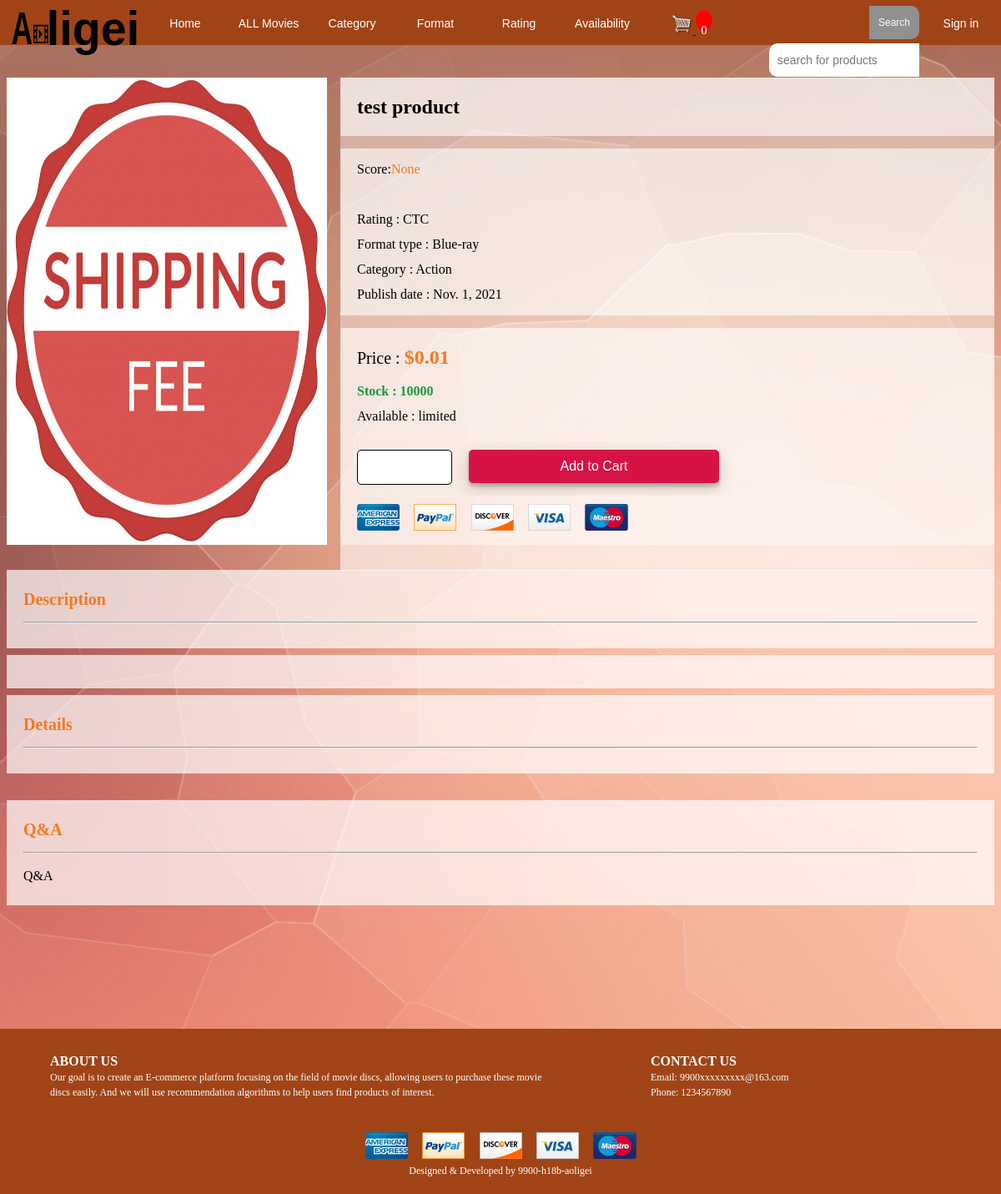
/product_id=16, run on the app's committed database.
### Product/models.py (models this page shows, shortened)
class Product(models.Model):
    title = models.CharField(max_length=256)
    price = models.DecimalField(max_digits=8, decimal_places=2)
    discount_price = models.DecimalField(blank=True, null=True, max_digits=8, decimal_places=2)
    stock = models.PositiveIntegerField()
    image = models.ImageField(u'image', upload_to='products/%Y/%m/%d', default='media/logo.png')
    category = models.ForeignKey(Category, on_delete=models.CASCADE, null=True)
    format = models.ForeignKey(Format, on_delete=models.CASCADE, null=True)
    rating = models.ForeignKey(Rating, on_delete=models.CASCADE, null=True)
    availability = models.ForeignKey(Availability, on_delete=models.CASCADE, null=True)
    publishDate = models.DateField()
    description = MDTextField(blank=True, null=True)
    trailer = EmbedVideoField(blank=True, null=True)
    details = MDTextField(blank=True, null=True)
    available = models.BooleanField(default=True)
    digital = models.BooleanField(default=False, null=True, blank=True)
    created_time = models.DateTimeField(auto_now_add=True)
    class Meta:
        ordering = ('-created_time',)
        verbose_name = 'product'
        verbose_name_plural = 'products'

class Rating(models.Model):
    title = models.CharField(max_length=20, blank=True, null=True)
    status = models.BooleanField(default=True)
    class Meta:
        ordering = ('title',)
        verbose_name = 'rating'
        verbose_name_plural = 'ratings'
    def __str__(self):
        return self.title

class Format(models.Model):
    title = models.CharField(max_length=20, blank=True, null=True)
    status = models.BooleanField(default=True)
    class Meta:
        ordering = ('title',)
        verbose_name = 'format'
        verbose_name_plural = 'formats'
    def __str__(self):
        return self.title

class Category(models.Model):
    title = models.CharField(max_length=20, blank=True, null=True)
    status = models.BooleanField(default=True)
    class Meta:
        ordering = ('title',)
        verbose_name = 'category'
        verbose_name_plural = 'categories'
    def __str__(self):
        return self.title

class Availability(models.Model):
    title = models.CharField(max_length=20, blank=True, null=True)
    status = models.BooleanField(default=True)
    class Meta:
        ordering = ('title',)
        verbose_name = 'availability'
        verbose_name_plural = 'availabilities'
    def __str__(self):
        return self.title

### Product/views.py (the view)
# urls.py: path(r'product_id=<int:product_id>', getProduct, name='getProduct'),
def getProduct(request, product_id):
    product = Product.objects.get(id=product_id)
    score = Score.objects.filter(product=product_id).aggregate(Avg('score'))
    score = score['score__avg']
    product.description = markdown.markdown(product.description,
                                            extensions=[
                                                'markdown.extensions.extra',
                                                'markdown.extensions.codehilite',
                                                'markdown.extensions.toc',
                                            ])
    product.details = markdown.markdown(product.details,
                                        extensions=[
                                            'markdown.extensions.extra',
                                            'markdown.extensions.codehilite',
                                            'markdown.extensions.toc',
                                        ])
    if request.user.is_authenticated:
        customer = request.user
        order, created = Order.objects.get_or_create(customer=customer, complete=False)
        items = order.orderitem_set.all()
        cartItems = order.get_cart_items
    else:
        items = []
        order = {'get_cart_total': 0, 'get_cart_items': 0, 'shipping': False}
        cartItems = order['get_cart_items']
    kwarg = {
        "product": product,
        "score": score,
        'cartItems': cartItems,
    }
    return render(request, 'Product/item_info.html', kwarg)

### templates/Product/item_info.html (shortened to what this page needs)
{% extends "base.html" %}
{% load embed_video_tags %}
{% block content %}
    <div class="iteminfo_content_top">
        <div class="iteminfo_pic">
            <img height="100%" width="100%" src="{{ product.image.url }}"/>
        </div>
        <div class="iteminfo_maininfo">
            <div class="iteminfo_maininfo_text title" id="nm{{ product.id }}">
                {{ product.title }}
            </div>
            <div class="iteminfo_maininfo_text score">Score:<p_yellow>{{ score }}</p_yellow>
            </div>
            <div class="iteminfo_maininfo_text rating">
                Rating : {{ product.rating }}
            </div>
            <div class="iteminfo_maininfo_text format">
                Format type : {{ product.format }}
            </div>
            <div class="iteminfo_maininfo_text category">
                Category : {{ product.category }}
            </div>
            <div class="iteminfo_maininfo_text publishdate">
                Publish date : {{ product.publishDate }}
            </div>
            <div class="iteminfo_maininfo_text price">
                Price :
                {% if product.discount_price %}
                    <p_price>${{ product.discount_price|floatformat:2 }}</p_price>
                    <p_price2> was ${{ product.price|floatformat:2 }}</p_price2>
                {% else %}
                    <p_price> ${{ product.price|floatformat:2 }}</p_price>
                {% endif %}
            </div>
            <div class="iteminfo_maininfo_text stock">
                Stock : {{ product.stock }}
            </div>
            <div class="iteminfo_maininfo_text available">
                Available : {{ product.availability }}
            </div>
            <div class="iteminfo_maininfo_text buy">
                <input>
                <button data-product="{{ product.id }}" data-action="add" class="iteminfo_buybtn atc update-cart">
                    Add to Cart
                </button>
            </div>
            <div class="iteminfo_maininfo_text bottom">
                <img src="/static/payment.png">
            </div>
        </div>
    </div>
    <div class="iteminfo_content_bottom">
        <div class="iteminfo_description">
            <p_description> Description
                <hr/>
            </p_description>
        </div>
        <div class="iteminfo_description">
        </div>
        <div class="iteminfo_description">
            <p_description>Details
                <hr/>
            </p_description>
        </div>
        <div class="iteminfo_qa">
            <p_description>Q&A
                <hr/>
            </p_description>
            Q&A
        </div>
    </div>
{% endblock content %}

### static/css/base.css (style rules this page uses)
html, body { margin: 0; }
html { background-image: url("/static/bg.jfif"); background-attachment: fixed; }

### static/css/iteminfo.css (style rules this page uses)
p_yellow { color: #f47920; }
p_price { color: #f47920; font-size: 24px; font-weight: bold; }
p_description { color: #f47920; font-size: 20px; font-weight: bold; }
.iteminfo_content_top { width: 1200px; height: 560px; margin: 0 auto; padding-top: 30px; padding-bottom: 30px; }
.iteminfo_pic { width: 384px; margin: 8px; height: 560px; float: left; }
.iteminfo_maininfo { width: 784px; margin: 8px; height: 560px; float: left; background-color: rgba(255, 255, 255, 0.4); }
.iteminfo_maininfo_text { width: 754px; padding-left: 20px; padding-right: 10px; overflow: hidden; float: left; color: black; background-color: rgba(255, 255, 255, 0.6); text-align: left; }
.iteminfo_maininfo_text.title { line-height: 70px; font-weight: bold; font-size: 24px; height: 70px; margin-bottom: 15px; }
.iteminfo_maininfo_text.score { padding-top: 10px; line-height: 30px; font-size: 16px; white-space: pre; }
.iteminfo_maininfo_text.rating { line-height: 30px; font-size: 16px; }
.iteminfo_maininfo_text.format { line-height: 30px; font-size: 16px; }
.iteminfo_maininfo_text.category { line-height: 30px; font-size: 16px; }
.iteminfo_maininfo_text.publishdate { line-height: 30px; font-size: 16px; padding-bottom: 10px; }
.iteminfo_maininfo_text.price { padding-top: 10px; line-height: 50px; font-size: 20px; margin-top: 15px; }
.iteminfo_maininfo_text.stock { line-height: 30px; font-size: 16px; font-weight: bold; color: #1d953f; }
.iteminfo_maininfo_text.available { line-height: 30px; font-size: 16px; }
.iteminfo_maininfo_text.buy { padding-top: 20px; height: 50px; font-size: 16px; padding-bottom: 10px; }
.iteminfo_maininfo_text.bottom { padding-top: 10px; height: 60px; padding-bottom: 20px; }
div.iteminfo_maininfo input { float: left; height: 38px; outline: none; border: 1px solid black; width: 100px; margin-top: 5px; padding-left: 10px; font-size: 14px; border-radius: 5px 5px 5px 5px; }
.iteminfo_buybtn { float: left; margin-left: 20px; height: 40px; background-color: #d71345; color: white; border-style: none; outline: none; font-size: 16px; margin-top: 5px; width: 300px; border: none; box-shadow: 0 4px 4px 0 rgba(0, 0, 0, 0.2), 0 6px 20px 0 rgba(0, 0, 0, 0.19); border-radius: 5px 5px 5px 5px; cursor: pointer; }
.iteminfo_content_bottom { width: 1200px; min-height: 300px; margin: 0 auto; }
.iteminfo_description { width: 1144px; margin: 8px; padding: 20px; line-height: 30px; font-size: 16px; text-align: left; background-color: rgba(255, 255, 255, 0.7); }
.iteminfo_qa { width: 1144px; margin: 8px; margin-top: 32px; padding: 20px; line-height: 30px; font-size: 16px; text-align: left; background-color: rgba(255, 255, 255, 0.7); }

### data on the page
Product: image (picture), title "test product", rating "CTC", format "Blue-ray", category "Action", publishDate "Nov. 1, 2021", price "0.01", stock "10000", availability "limited"

### other printed values
{{ cartItems }} "0"
{{ score }} "None"
